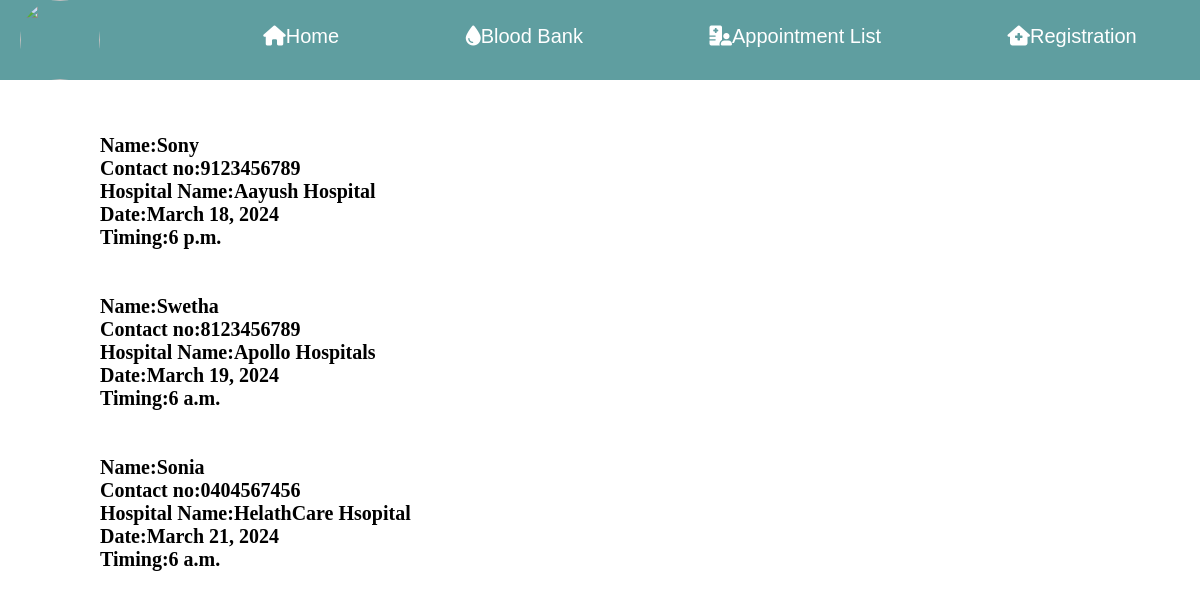
The app's page /hospital/happointment/ with its own data.
### patient/models.py (models this page shows)
class patientappointmentmodel(models.Model):
    name=models.CharField(max_length=35)
    phone_no=models.CharField(max_length=12)
    hsptlname=models.CharField(max_length=35)
    date=models.DateField()
    timings=models.TimeField()

### hostipal/views.py (the view)
# urls.py: path('happointment/',views.happointmentview,name='happointment')
def happointmentview(request):
    data=patientappointmentmodel.objects.all()
    return render(request,'happointmentlist.html',context={"data":data})

### template/happointmentlist.html (shortened to what this page needs)
{% load static%}
<!DOCTYPE html>
<html lang="en">
<head>
     <link rel="stylesheet" href="https://cdnjs.cloudflare.com/ajax/libs/font-awesome/6.5.1/css/all.min.css" />
</head>
<body>
      <nav>
        <img style="border-radius: 100%; margin-left: 20px;" src="https://is1-ssl.mzstatic.com/image/thumb/Purple128/v4/85/99/59/85995914-780b-e6a0-5d99-f305784e0d4e/source/512x512bb.jpg" height="80px" width="80px">
            <div class="navbar">
                  <ul>
                        <li><a href="{% url 'hhome' %}"><i class="fa-solid fa-house"></i>Home</a></li>
                        <li><a href="{% url 'hblood' %}"><i class="fa-solid fa-droplet"></i>Blood Bank</a></li>
                        <li><a href=""><i class="fa-solid fa-hospital-user"></i>Appointment List</a></li>
                        <li><a href="{% url 'happointment' %}"><i class="fa-solid fa-house-medical"></i>Registration</a></li>
                  </ul>
            </div>
      </nav> <br><br><br>
      <div style="margin-left: 100px;">
        {% for i in data %}
        <span style="font-size: 20px; font-weight: bold;">
            Name:{{i.name}} <br>
            Contact no:{{i.phone_no}} <br>
            Hospital Name:{{i.hsptlname}} <br>
            Date:{{i.date}} <br>
            Timing:{{i.timings}} <br><br><br>
        </span>
        {% endfor %}
    </div>
</body>
</html>

### template/happointmentlist.html (style rules this page uses)
* { margin: 0; padding: 0; box-sizing: border-box; }
nav { font-size: 20px; font-family:sans-serif; background-color:cadetblue; height: 80px; }
.navbar ul { display:inline-flex; width: 1000px; justify-content:space-around; position: relative; top: -50px ; left: 200px; background-color: cadetblue; }
.navbar ul li,.navbar ul li a { list-style-type: none; text-decoration: none; color: rgb(10, 109, 113); position: relative; bottom: 5px; }
.navbar ul li a { color: white; }

### records on screen
patientappointmentmodel: name "Sony", phone_no "9123456789", hsptlname "Aayush Hospital", date "March 18, 2024", timings "6 p.m."
patientappointmentmodel: name "Swetha", phone_no "8123456789", hsptlname "Apollo Hospitals", date "March 19, 2024", timings "6 a.m."
patientappointmentmodel: name "Sonia", phone_no "0404567456", hsptlname "HelathCare Hsopital", date "March 21, 2024", timings "6 a.m."
